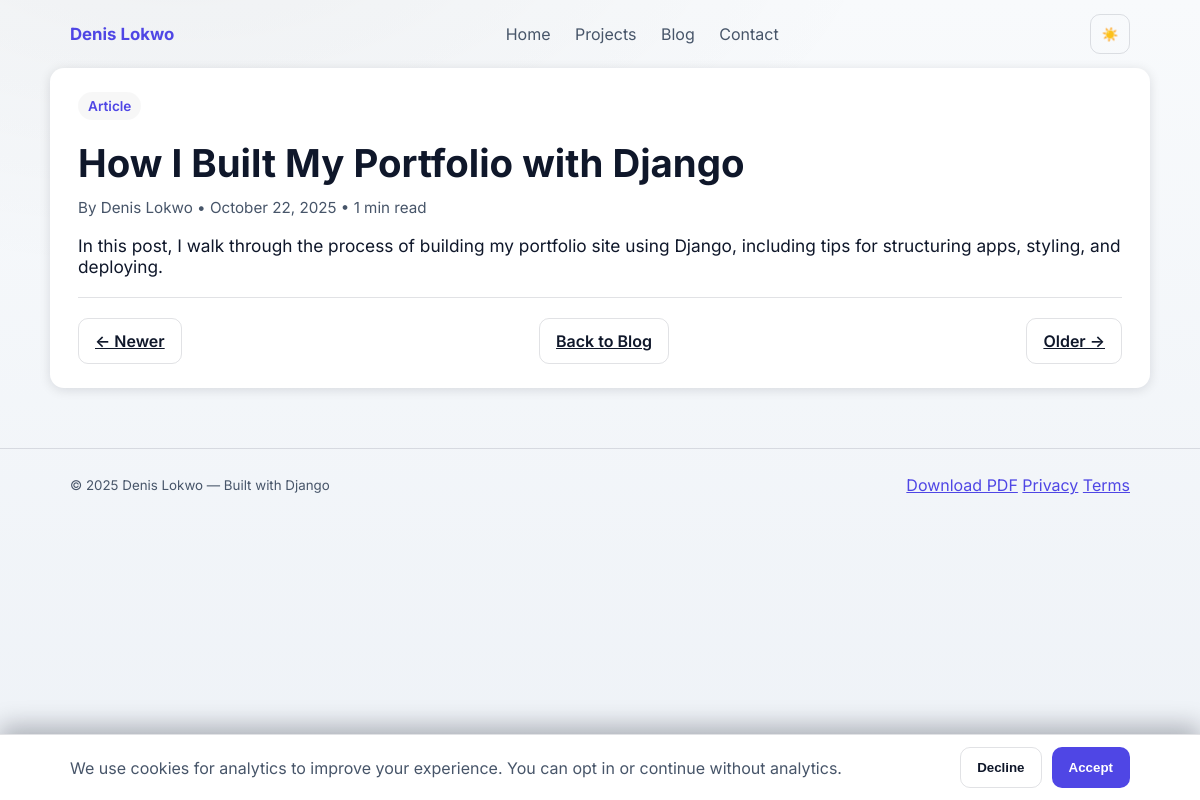
The page /blog/how-i-built-my-portfolio-with-django/ on the database its author committed.
### blog/models.py (models this page shows, shortened)
class Post(models.Model):
    title = models.CharField(max_length=200)
    slug = models.SlugField(unique=True)
    author = models.CharField(max_length=100)
    content = models.TextField()
    created_at = models.DateTimeField(default=timezone.now)
    updated_at = models.DateTimeField(auto_now=True)
    published = models.BooleanField(default=True)
    class Meta:
        ordering = ['-created_at']
    def get_absolute_url(self):
        return reverse('post_detail', args=[self.slug])

### blog/views.py (the view)
# urls.py: path('<slug:slug>/', views.post_detail, name='post_detail'),
def post_detail(request, slug):
    post = get_object_or_404(Post, slug=slug, published=True)
    words = len(post.content.split()) if post.content else 0
    reading_time = max(1, round(words / 200))
    newer = Post.objects.filter(published=True, created_at__gt=post.created_at).order_by('created_at').first()
    older = Post.objects.filter(published=True, created_at__lt=post.created_at).order_by('-created_at').first()
    return render(request, 'blog/post_detail.html', {'post': post, 'reading_time': reading_time, 'newer': newer, 'older': older})

### portfolio/context_processors.py (called while the page is built)
def analytics(request):
    return {
        'GA_MEASUREMENT_ID': getattr(settings, 'GA_MEASUREMENT_ID', None),
        'CALENDLY_URL': getattr(settings, 'CALENDLY_URL', ''),
    }

### blog/templates/blog/post_detail.html (shortened to what this page needs)
{% extends 'base.html' %}
{% block content %}
<article class="blog-post container">
    <header style="margin-bottom:12px">
        <span class="eyebrow">Article</span>
        <h1 class="title" style="margin:6px 0 8px">{{ post.title }}</h1>
        <p class="meta">By {{ post.author }} • {{ post.created_at|date:"F j, Y" }} • {{ reading_time }} min read</p>
    </header>
    <div class="content">{{ post.content|linebreaks }}</div>
    <hr style="border:none;border-top:1px solid var(--border);margin:20px 0">
    <nav style="display:flex;justify-content:space-between;gap:10px">
        {% if newer %}<a class="btn secondary" href="{{ newer.get_absolute_url }}">← Newer</a>{% else %}<span></span>{% endif %}
        <a class="btn secondary" href="/blog/">Back to Blog</a>
        {% if older %}<a class="btn secondary" href="{{ older.get_absolute_url }}">Older →</a>{% else %}<span></span>{% endif %}
    </nav>
</article>
{% endblock %}

### portfolio/static/css/styles.css (style rules this page uses)
:root { --bg:#0b1120; --bg-1:#0b1120; --bg-2:#0a1024; --card:#0f172a; --text:#e6edf3; --muted:#9ba4b3; --border:rgba(148,163,184,0.16); --accent:#6366f1; --accent-strong:#5458e8; --accent-contrast:#ffffff; --link:var(--accent); --link-hover:#818cf8; --glass: rgba(255,255,255,0.03); --bg-veil: rgba(255,255,255,0.035); }
[data-theme="light"] { --bg:#f8fafc; --bg-1:#f8fafc; --bg-2:#eef2f7; --card:#ffffff; --text:#0f172a; --muted:#475569; --border: rgba(15,23,42,0.12); --accent:#4f46e5; --accent-strong:#4338ca; --accent-contrast:#ffffff; --link:var(--accent); --link-hover:#3730a3; --glass: rgba(0,0,0,0.03); --bg-veil: rgba(0,0,0,0.04); }
* { box-sizing:border-box }
html,body { height:100%; }
body { margin:0; font-family: 'Inter', system-ui, -apple-system, 'Segoe UI', Roboto, 'Helvetica Neue', Arial; background: radial-gradient(1200px 600px at 10% -10%, var(--bg-veil), transparent 60%), linear-gradient(180deg, var(--bg-1) 0%, var(--bg-2) 100%); color:var(--text); -webkit-font-smoothing:antialiased; -moz-osx-font-smoothing:grayscale; transition: background 0.35s, color 0.25s; }
[data-theme="light"] body { background: radial-gradient(1200px 600px at 15% -10%, var(--bg-veil), transparent 60%), linear-gradient(180deg, var(--bg-1) 0%, var(--bg-2) 100%); }
.container { max-width:1100px;margin:0 auto;padding:0 20px }
a { color:var(--link) }
.eyebrow { display:inline-block;background:var(--glass);color:var(--accent);padding:6px 10px;border-radius:999px;font-weight:600;font-size:0.85rem;margin-bottom:18px }
.title { font-size:2.4rem;line-height:1.02;margin:0 0 12px }
.btn { display:inline-flex;align-items:center;gap:8px;padding:12px 16px;border-radius:10px;background:var(--accent);color:var(--accent-contrast);font-weight:600;border:1px solid transparent;text-decoration:none;transition:background .2s, box-shadow .2s, transform .1s }
.btn.secondary { background:transparent;border:1px solid var(--border);color:var(--text) }
.blog-post { background: var(--card); border-radius: 14px; padding: 24px 28px; margin-bottom: 32px; box-shadow: 0 2px 12px rgba(2,6,23,0.12); transition: box-shadow 0.2s; }
.blog-post .meta { font-size: 0.95rem; color: var(--muted); margin-bottom: 12px; }
.blog-post .content { font-size: 1.08rem; color: var(--text); margin-top: 18px; }
.blog-post a { color: var(--accent); text-decoration: underline; }

### portfolio/templates/base.html (style rules this page uses)
nav, footer { transition: opacity 0.8s; }

### rows shown on the page
Post: title "How I Built My Portfolio with Django", author "Denis Lokwo", created_at "October 22, 2025", content "In this post, I walk through the process of building my portfolio site using Django, including tips for structuring apps, styling, and deploying."

### other values the page prints
{{ reading_time }} "1"
